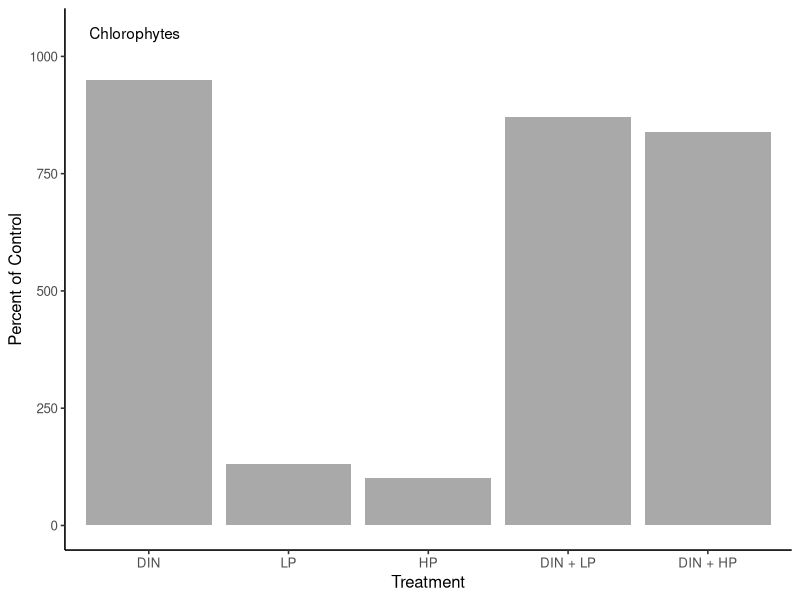
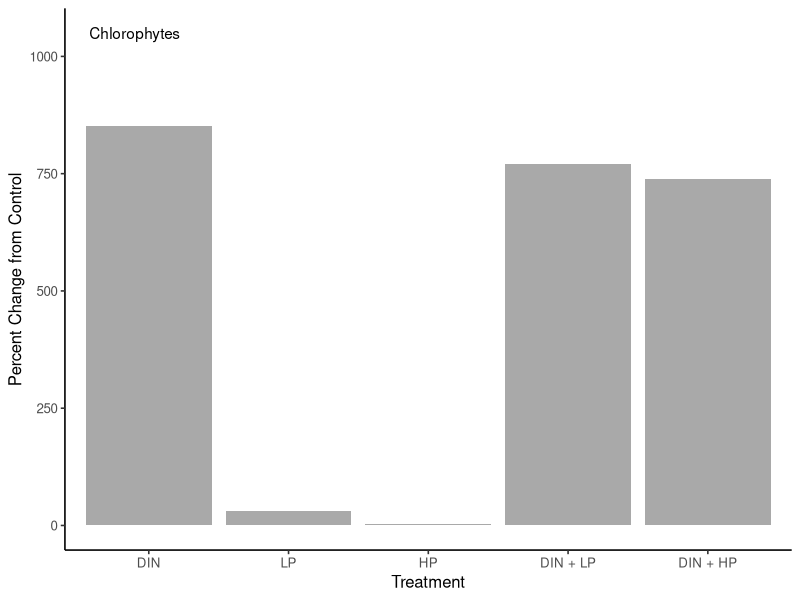
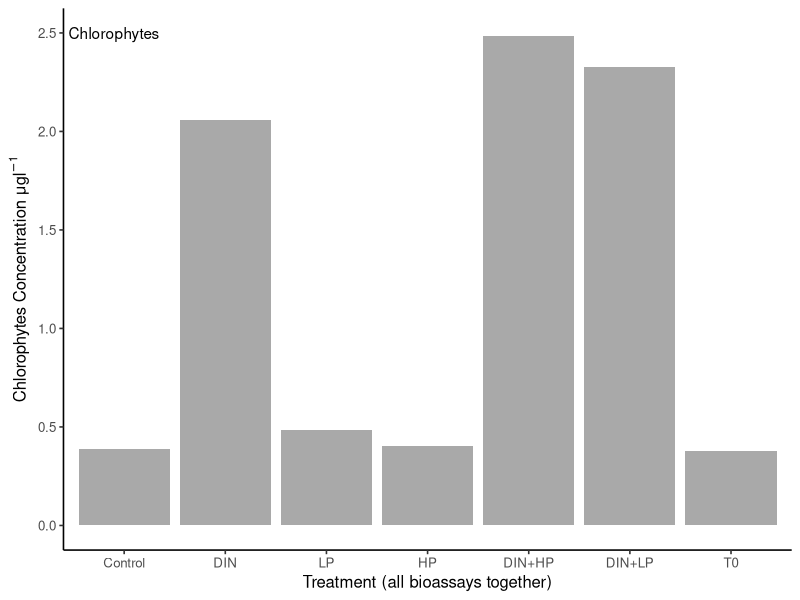
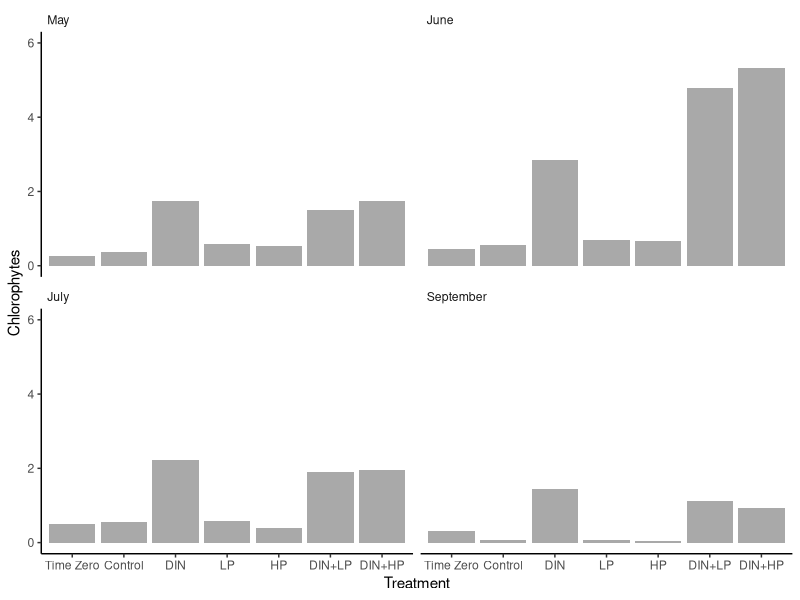
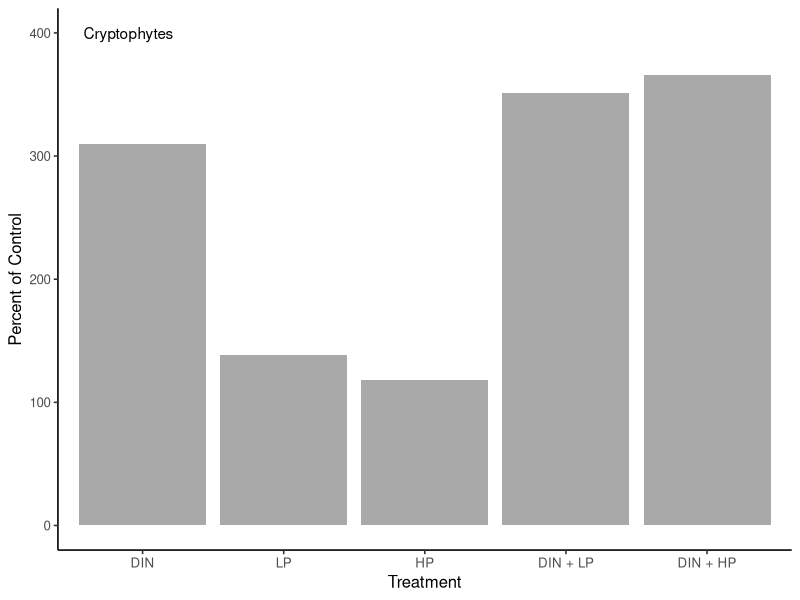
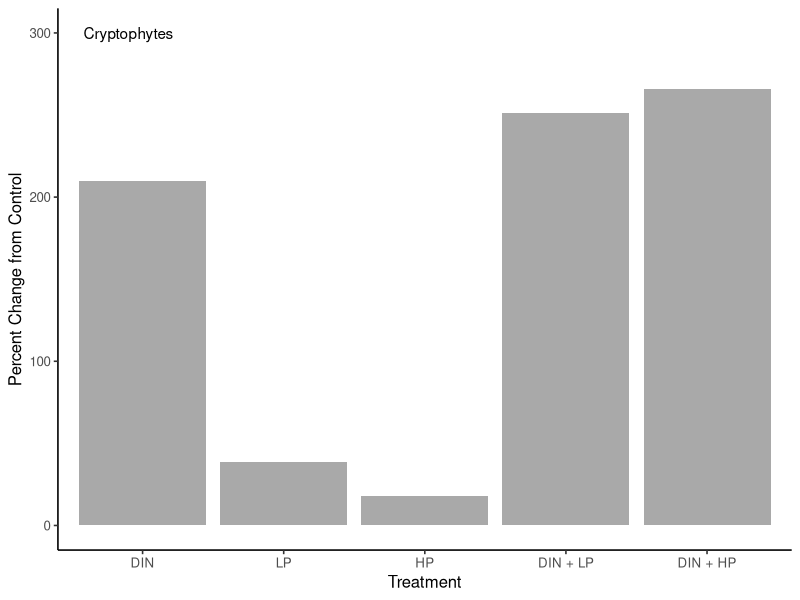
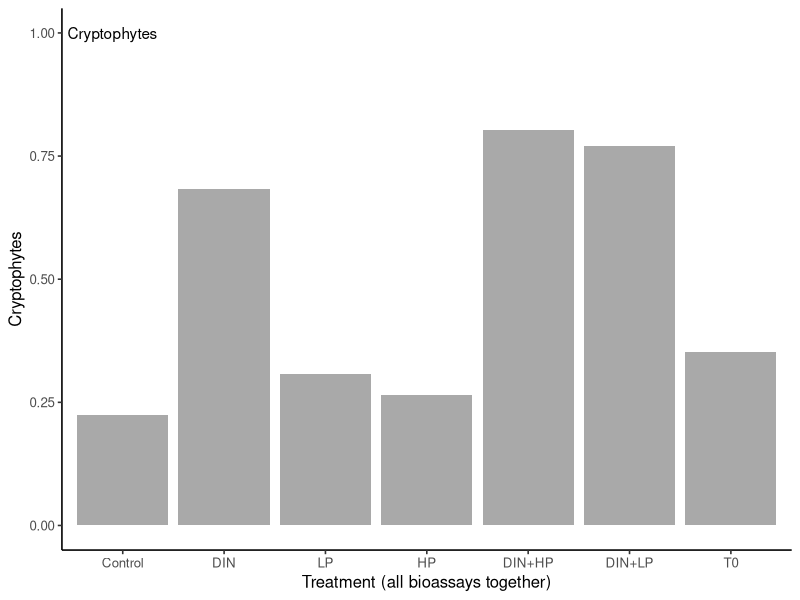
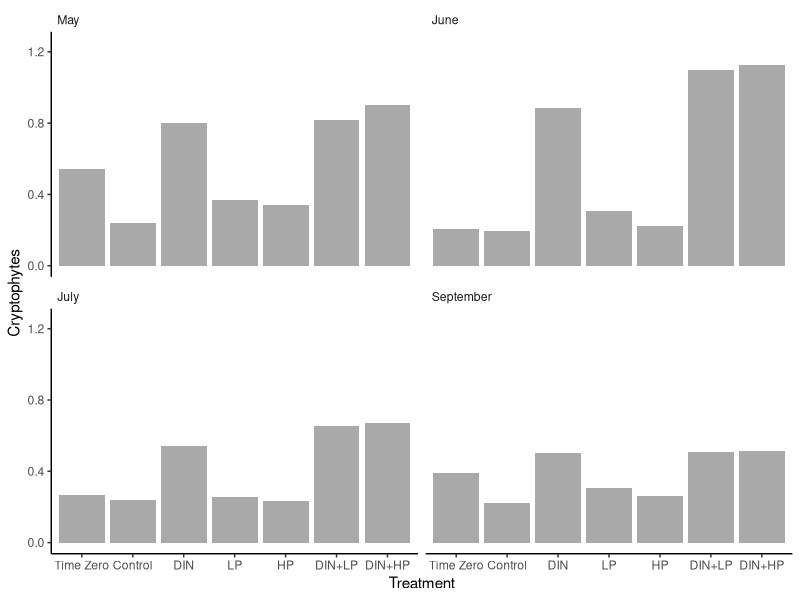

R code for these plots, in order:
#2023-12-08
#barplots for individual algal groups

library(tidyverse)
library(dplyr)
library(lubridate)
library(readxl)
library(ggplot2)
library(car)
library(rstatix)

#########################Chlorophytes

#import data

Chlorophytes = read_excel("data/Chemtax_by_group.xlsx", sheet = "Chlorophytes_percents")

summary(Chlorophytes)
glimpse(Chlorophytes)

Chlorophytes_avg = Chlorophytes %>%
  group_by(Treatment) %>%
  summarise(Percent_of_control_avg = mean(Percent_of_control),
            Percent_dif_from_control_avg = mean(Percent_dif_from_control))

#chlorophyte percent of control

Chloro_percent_control = ggplot() +
  geom_col(aes(x = fct_relevel(Treatment, "DIN", "LP", "HP", "DIN_LP", "DIN_HP"), 
               y = Percent_of_control_avg),
           fill = "darkgrey",
           data = Chlorophytes_avg) +
  xlab("Treatment") +
  ylab("Percent of Control") +
  scale_x_discrete(labels= c("DIN" = "DIN", "LP" = "LP", "HP" = "HP", "DIN_LP" = "DIN + LP", "DIN_HP" = "DIN + HP")) +
  annotate(geom="text", x=0.9, y=1050, label="Chlorophytes", color="black") +
  theme_classic(base_size = 12) 
ggsave(Chloro_percent_control, filename = "figures/Chloro_percent_control.png",
       device = "png", height = 7, width = 11)

#chloro percent difference from control

Chloro_percent_change_control = ggplot() +
  geom_col(aes(x = fct_relevel(Treatment, "DIN", "LP", "HP", "DIN_LP", "DIN_HP"), 
               y = Percent_dif_from_control_avg),
           fill = "darkgrey",
           data = Chlorophytes_avg) +
  xlab("Treatment") +
  ylab("Percent Change from Control") +
  scale_x_discrete(labels= c("DIN" = "DIN", "LP" = "LP", "HP" = "HP", "DIN_LP" = "DIN + LP", "DIN_HP" = "DIN + HP")) +
  annotate(geom="text", x=0.9, y=1050, label="Chlorophytes", color="black") +
  theme_classic(base_size = 12) 
ggsave(Chloro_percent_change_control, filename = "figures/Chloro_percent_change_control.png",
       device = "png", height = 7, width = 11)

#Chlorophyte mean concentration all bioassays

Chlorophytes_conc = read_excel("data/Chemtax_by_group.xlsx", sheet = "Chlorophytes_general")

summary(Chlorophytes_conc)
glimpse(Chlorophytes_conc)

Chlorophytes_conc_avg = Chlorophytes_conc %>%
  group_by(Group) %>%
  summarise(Concentration_avg = mean(Concentration))

Chloro_biomass_all = ggplot() +
  geom_col(aes(x = fct_relevel(Group, "T_0", "Control", "DIN", "LP", "HP", "DIN_LP", "DIN_HP"), 
               y = Concentration_avg),
           fill = "darkgrey",
           data = Chlorophytes_conc_avg) +
  xlab("Treatment (all bioassays together)") +
  ylab(expression(paste("Chlorophytes Concentration \u03BCg", l^-1))) +
  scale_x_discrete(labels= c("T_0" = "Time Zero", "Control" = "Control", "DIN" = "DIN", "LP" = "LP", "HP" = "HP", "DIN_LP" = "DIN + LP", "DIN_HP" = "DIN + HP")) +
  annotate(geom="text", x=0.9, y=2.5, label="Chlorophytes", color="black") +
  theme_classic(base_size = 12) 
ggsave(Chloro_biomass_all, filename = "figures/Chloro_biomass_all.png",
       device = "png", height = 7, width = 11)

#Chlorohpyte concentration by bioassay

all_bioassay = read_excel("data/Chemtax_by_group.xlsx", sheet = "Chlorophytes_concentration")

summary(all_bioassay)
glimpse(all_bioassay)

variable_names = list("1" = "May", "2" = "June", "3" = "July", "4" = "September")

variable_labeller = function(variable,value){
  return(variable_names[value])
}

Chloro_individual_bioassays = ggplot(data = all_bioassay, 
                            aes(x = fct_relevel(Treatment, "T0", "Control", "DIN", "LP", "HP", "DIN_LP", "DIN_HP"), y=Concentration_avg)) +
  geom_bar(stat='identity', fill="darkgrey") +
  xlab("Treatment") +
  ylab("Chlorophytes") +
  scale_x_discrete(labels= c("T0" = "Time Zero", "Control" = "Control", "DIN" = "DIN", "LP" = "LP", "HP" = "HP", "DIN_LP" = "DIN+LP", "DIN_HP" = "DIN+HP")) +
  facet_wrap(~factor(Bioassay, levels=c('1', '2', '3', '4')),  ncol=2, labeller=variable_labeller) +
  theme_classic(base_size = 11) +
  theme(strip.background = element_blank(), strip.text = element_text(hjust = 0)) + 
  ylim(0, 6)
ggsave(Chloro_individual_bioassays, filename = "figures/Chloro_individual_bioassays.png",
       device = "png", height = 7, width = 11)

################################Cryptophytes

#import data

Cryptophytes = read_excel("data/Chemtax_by_group.xlsx", sheet = "Cryptophytes_percents")

summary(Cryptophytes)
glimpse(Cryptophytes)

Cryptophytes_avg = Cryptophytes %>%
  group_by(Treatment) %>%
  summarise(Percent_of_control_avg = mean(Percent_of_control),
            Percent_dif_from_control_avg = mean(Percent_dif_from_control))

#Cryptophytes percent of control

Crypto_percent_control = ggplot() +
  geom_col(aes(x = fct_relevel(Treatment, "DIN", "LP", "HP", "DIN_LP", "DIN_HP"), 
               y = Percent_of_control_avg),
           fill = "darkgrey",
           data = Cryptophytes_avg) +
  xlab("Treatment") +
  ylab("Percent of Control") +
  scale_x_discrete(labels= c("DIN" = "DIN", "LP" = "LP", "HP" = "HP", "DIN_LP" = "DIN + LP", "DIN_HP" = "DIN + HP")) +
  annotate(geom="text", x=0.9, y=400, label="Cryptophytes", color="black") +
  theme_classic(base_size = 12) 
ggsave(Crypto_percent_control, filename = "figures/Crypto_percent_control.png",
       device = "png", height = 7, width = 11)

#crypto percent difference from control

Crypto_percent_change_control = ggplot() +
  geom_col(aes(x = fct_relevel(Treatment, "DIN", "LP", "HP", "DIN_LP", "DIN_HP"), 
               y = Percent_dif_from_control_avg),
           fill = "darkgrey",
           data = Cryptophytes_avg) +
  xlab("Treatment") +
  ylab("Percent Change from Control") +
  scale_x_discrete(labels= c("DIN" = "DIN", "LP" = "LP", "HP" = "HP", "DIN_LP" = "DIN + LP", "DIN_HP" = "DIN + HP")) +
  annotate(geom="text", x=0.9, y=300, label="Cryptophytes", color="black") +
  theme_classic(base_size = 12) 
ggsave(Crypto_percent_change_control, filename = "figures/Crypto_percent_change_control.png",
       device = "png", height = 7, width = 11)

#Cryptophytes mean concentration all bioassays

Cryptophytes_conc = read_excel("data/Chemtax_by_group.xlsx", sheet = "Cryptophytes_general")

summary(Cryptophytes_conc)
glimpse(Cryptophytes_conc)

Cryptophytes_conc_avg = Cryptophytes_conc %>%
  group_by(Group) %>%
  summarise(Concentration_avg = mean(Concentration))

Crypto_biomass_all = ggplot() +
  geom_col(aes(x = fct_relevel(Group, "T_0", "Control", "DIN", "LP", "HP", "DIN_LP", "DIN_HP"), 
               y = Concentration_avg),
           fill = "darkgrey",
           data = Cryptophytes_conc_avg) +
  xlab("Treatment (all bioassays together)") +
  ylab("Cryptophytes") +
  scale_x_discrete(labels= c("T_0" = "Time Zero", "Control" = "Control", "DIN" = "DIN", "LP" = "LP", "HP" = "HP", "DIN_LP" = "DIN + LP", "DIN_HP" = "DIN + HP")) +
  annotate(geom="text", x=0.9, y=1, label="Cryptophytes", color="black") +
  theme_classic(base_size = 12) 
ggsave(Crypto_biomass_all, filename = "figures/Crypto_biomass_all.png",
       device = "png", height = 7, width = 11)

#Cryptophytes concentration by bioassay

all_bioassay = read_excel("data/Chemtax_by_group.xlsx", sheet = "Cryptophytes_concentration")

summary(all_bioassay)
glimpse(all_bioassay)

variable_names = list("1" = "May", "2" = "June", "3" = "July", "4" = "September")

variable_labeller = function(variable,value){
  return(variable_names[value])
}

Crypto_individual_bioassays = ggplot(data = all_bioassay, 
                                     aes(x = fct_relevel(Treatment, "T0", "Control", "DIN", "LP", "HP", "DIN_LP", "DIN_HP"), y=Concentration_avg)) +
  geom_bar(stat='identity', fill="darkgrey") +
  xlab("Treatment") +
  ylab("Cryptophytes") +
  scale_x_discrete(labels= c("T0" = "Time Zero", "Control" = "Control", "DIN" = "DIN", "LP" = "LP", "HP" = "HP", "DIN_LP" = "DIN+LP", "DIN_HP" = "DIN+HP")) +
  facet_wrap(~factor(Bioassay, levels=c('1', '2', '3', '4')),  ncol=2, labeller=variable_labeller) +
  theme_classic(base_size = 11) +
  theme(strip.background = element_blank(), strip.text = element_text(hjust = 0)) + 
  ylim(0, 1.25)
ggsave(Crypto_individual_bioassays, filename = "figures/Crypto_individual_bioassays.png",
       device = "png", height = 7, width = 11)

################################Cyanobacteria

#import data

Cyanobacteria = read_excel("data/Chemtax_by_group.xlsx", sheet = "Cyanobacteria_percents")

summary(Cyanobacteria)
glimpse(Cyanobacteria)

Cyanobacteria_avg = Cyanobacteria %>%
  group_by(Treatment) %>%
  summarise(Percent_of_control_avg = mean(Percent_of_control),
            Percent_dif_from_control_avg = mean(Percent_dif_from_control))

#Cyanobacteria percent of control

Cyano_percent_control = ggplot() +
  geom_col(aes(x = fct_relevel(Treatment, "DIN", "LP", "HP", "DIN_LP", "DIN_HP"), 
               y = Percent_of_control_avg),
           fill = "darkgrey",
           data = Cyanobacteria_avg) +
  xlab("Treatment") +
  ylab("Percent of Control") +
  scale_x_discrete(labels= c("DIN" = "DIN", "LP" = "LP", "HP" = "HP", "DIN_LP" = "DIN + LP", "DIN_HP" = "DIN + HP")) +
  annotate(geom="text", x=0.9, y=140, label="Cyanobacteria", color="black") +
  theme_classic(base_size = 12) 
ggsave(Cyano_percent_control, filename = "figures/Cyano_percent_control.png",
       device = "png", height = 7, width = 11)

#cyano percent difference from control

Cyano_percent_change_control = ggplot() +
  geom_col(aes(x = fct_relevel(Treatment, "DIN", "LP", "HP", "DIN_LP", "DIN_HP"), 
               y = Percent_dif_from_control_avg),
           fill = "darkgrey",
           data = Cyanobacteria_avg) +
  xlab("Treatment") +
  ylab("Percent Change from Control") +
  scale_x_discrete(labels= c("DIN" = "DIN", "LP" = "LP", "HP" = "HP", "DIN_LP" = "DIN + LP", "DIN_HP" = "DIN + HP")) +
  annotate(geom="text", x=0.9, y=30, label="Cyanobacteria", color="black") +
  theme_classic(base_size = 12) 
ggsave(Cyano_percent_change_control, filename = "figures/Cyano_percent_change_control.png",
       device = "png", height = 7, width = 11)

#Cyanobacteria mean concentration all bioassays

Cyanobacteria_conc = read_excel("data/Chemtax_by_group.xlsx", sheet = "Cyanobacteria_general")

summary(Cyanobacteria_conc)
glimpse(Cyanobacteria_conc)

Cyanobacteria_conc_avg = Cyanobacteria_conc %>%
  group_by(Group) %>%
  summarise(Concentration_avg = mean(Concentration))

Cyano_biomass_all = ggplot() +
  geom_col(aes(x = fct_relevel(Group, "T_0", "Control", "DIN", "LP", "HP", "DIN_LP", "DIN_HP"), 
               y = Concentration_avg),
           fill = "darkgrey",
           data = Cyanobacteria_conc_avg) +
  xlab("Treatment (all bioassays together)") +
  ylab("Cyanobacteria") +
  scale_x_discrete(labels= c("T_0" = "Time Zero", "Control" = "Control", "DIN" = "DIN", "LP" = "LP", "HP" = "HP", "DIN_LP" = "DIN + LP", "DIN_HP" = "DIN + HP")) +
  annotate(geom="text", x=0.9, y=0.5, label="Cyanobacteria", color="black") +
  theme_classic(base_size = 12) 
ggsave(Cyano_biomass_all, filename = "figures/Cyano_biomass_all.png",
       device = "png", height = 7, width = 11)

#Cyanobacteria concentration by bioassay

all_bioassay = read_excel("data/Chemtax_by_group.xlsx", sheet = "Cyanobacteria_concentration")

summary(all_bioassay)
glimpse(all_bioassay)

variable_names = list("1" = "May", "2" = "June", "3" = "July", "4" = "September")

variable_labeller = function(variable,value){
  return(variable_names[value])
}

Cyano_individual_bioassays = ggplot(data = all_bioassay, 
                                     aes(x = fct_relevel(Treatment, "T0", "Control", "DIN", "LP", "HP", "DIN_LP", "DIN_HP"), y=Concentration_avg)) +
  geom_bar(stat='identity', fill="darkgrey") +
  xlab("Treatment") +
  ylab("Cyanobacteria") +
  scale_x_discrete(labels= c("T0" = "Time Zero", "Control" = "Control", "DIN" = "DIN", "LP" = "LP", "HP" = "HP", "DIN_LP" = "DIN+LP", "DIN_HP" = "DIN+HP")) +
  facet_wrap(~factor(Bioassay, levels=c('1', '2', '3', '4')),  ncol=2, labeller=variable_labeller) +
  theme_classic(base_size = 11) +
  theme(strip.background = element_blank(), strip.text = element_text(hjust = 0)) + 
  ylim(0, 1.2)
ggsave(Cyano_individual_bioassays, filename = "figures/Cyano_individual_bioassays.png",
       device = "png", height = 7, width = 11)

################################Diatoms

#import data

Diatoms = read_excel("data/Chemtax_by_group.xlsx", sheet = "Diatoms_percents")

summary(Diatoms)
glimpse(Diatoms)

Diatoms_avg = Diatoms %>%
  group_by(Treatment) %>%
  summarise(Percent_of_control_avg = mean(Percent_of_control),
            Percent_dif_from_control_avg = mean(Percent_dif_from_control))

#Diatoms percent of control

Diatoms_percent_control = ggplot() +
  geom_col(aes(x = fct_relevel(Treatment, "DIN", "LP", "HP", "DIN_LP", "DIN_HP"), 
               y = Percent_of_control_avg),
           fill = "darkgrey",
           data = Diatoms_avg) +
  xlab("Treatment") +
  ylab("Percent of Control") +
  scale_x_discrete(labels= c("DIN" = "DIN", "LP" = "LP", "HP" = "HP", "DIN_LP" = "DIN + LP", "DIN_HP" = "DIN + HP")) +
  annotate(geom="text", x=0.9, y=1500, label="Diatoms", color="black") +
  theme_classic(base_size = 12) 
ggsave(Diatoms_percent_control, filename = "figures/Diatoms_percent_control.png",
       device = "png", height = 7, width = 11)

#Diatoms percent difference from control

Diatoms_percent_change_control = ggplot() +
  geom_col(aes(x = fct_relevel(Treatment, "DIN", "LP", "HP", "DIN_LP", "DIN_HP"), 
               y = Percent_dif_from_control_avg),
           fill = "darkgrey",
           data = Diatoms_avg) +
  xlab("Treatment") +
  ylab("Percent Change from Control") +
  scale_x_discrete(labels= c("DIN" = "DIN", "LP" = "LP", "HP" = "HP", "DIN_LP" = "DIN + LP", "DIN_HP" = "DIN + HP")) +
  annotate(geom="text", x=0.9, y=1250, label="Diatoms", color="black") +
  theme_classic(base_size = 12) 
ggsave(Diatoms_percent_change_control, filename = "figures/Diatoms_percent_change_control.png",
       device = "png", height = 7, width = 11)

#Diatoms mean concentration all bioassays

Diatoms_conc = read_excel("data/Chemtax_by_group.xlsx", sheet = "Diatoms_general")

summary(Diatoms_conc)
glimpse(Diatoms_conc)

Diatoms_conc_avg = Diatoms_conc %>%
  group_by(Group) %>%
  summarise(Concentration_avg = mean(Concentration))

Diatoms_biomass_all = ggplot() +
  geom_col(aes(x = fct_relevel(Group, "T_0", "Control", "DIN", "LP", "HP", "DIN_LP", "DIN_HP"), 
               y = Concentration_avg),
           fill = "darkgrey",
           data = Diatoms_conc_avg) +
  xlab("Treatment (all bioassays together)") +
  ylab("Diatoms") +
  scale_x_discrete(labels= c("T_0" = "Time Zero", "Control" = "Control", "DIN" = "DIN", "LP" = "LP", "HP" = "HP", "DIN_LP" = "DIN + LP", "DIN_HP" = "DIN + HP")) +
  annotate(geom="text", x=0.9, y=30, label="Diatoms", color="black") +
  theme_classic(base_size = 12) 
ggsave(Diatoms_biomass_all, filename = "figures/Diatoms_biomass_all.png",
       device = "png", height = 7, width = 11)

#Diatoms concentration by bioassay

all_bioassay = read_excel("data/Chemtax_by_group.xlsx", sheet = "Diatoms_concentration")

summary(all_bioassay)
glimpse(all_bioassay)

variable_names = list("1" = "May", "2" = "June", "3" = "July", "4" = "September")

variable_labeller = function(variable,value){
  return(variable_names[value])
}

Diatoms_individual_bioassays = ggplot(data = all_bioassay, 
                                    aes(x = fct_relevel(Treatment, "T0", "Control", "DIN", "LP", "HP", "DIN_LP", "DIN_HP"), y=Concentration_avg)) +
  geom_bar(stat='identity', fill="darkgrey") +
  xlab("Treatment") +
  ylab("Diatoms") +
  scale_x_discrete(labels= c("T0" = "Time Zero", "Control" = "Control", "DIN" = "DIN", "LP" = "LP", "HP" = "HP", "DIN_LP" = "DIN+LP", "DIN_HP" = "DIN+HP")) +
  facet_wrap(~factor(Bioassay, levels=c('1', '2', '3', '4')),  ncol=2, labeller=variable_labeller) +
  theme_classic(base_size = 11) +
  theme(strip.background = element_blank(), strip.text = element_text(hjust = 0)) + 
  ylim(0, 45)
ggsave(Diatoms_individual_bioassays, filename = "figures/Diatoms_individual_bioassays.png",
       device = "png", height = 7, width = 11)

################################Dinoflagellates

#import data

Dinoflagellates = read_excel("data/Chemtax_by_group.xlsx", sheet = "Dinoflagellates_percents")

summary(Dinoflagellates)
glimpse(Dinoflagellates)

Dinoflagellates_avg = Dinoflagellates %>%
  group_by(Treatment) %>%
  summarise(Percent_of_control_avg = mean(Percent_of_control),
            Percent_dif_from_control_avg = mean(Percent_dif_from_control))

#Dinoflagellates percent of control

Dinoflagellates_percent_control = ggplot() +
  geom_col(aes(x = fct_relevel(Treatment, "DIN", "LP", "HP", "DIN_LP", "DIN_HP"), 
               y = Percent_of_control_avg),
           fill = "darkgrey",
           data = Dinoflagellates_avg) +
  xlab("Treatment") +
  ylab("Percent of Control") +
  scale_x_discrete(labels= c("DIN" = "DIN", "LP" = "LP", "HP" = "HP", "DIN_LP" = "DIN + LP", "DIN_HP" = "DIN + HP")) +
  annotate(geom="text", x=0.9, y=1700, label="Dinoflagellates", color="black") +
  theme_classic(base_size = 12) 
ggsave(Dinoflagellates_percent_control, filename = "figures/Dinoflagellates_percent_control.png",
       device = "png", height = 7, width = 11)

#Dinoflagellates percent difference from control

Dinoflagellates_percent_change_control = ggplot() +
  geom_col(aes(x = fct_relevel(Treatment, "DIN", "LP", "HP", "DIN_LP", "DIN_HP"), 
               y = Percent_dif_from_control_avg),
           fill = "darkgrey",
           data = Dinoflagellates_avg) +
  xlab("Treatment") +
  ylab("Percent Change from Control") +
  scale_x_discrete(labels= c("DIN" = "DIN", "LP" = "LP", "HP" = "HP", "DIN_LP" = "DIN + LP", "DIN_HP" = "DIN + HP")) +
  annotate(geom="text", x=0.9, y=1600, label="Dinoflagellates", color="black") +
  theme_classic(base_size = 12) 
ggsave(Dinoflagellates_percent_change_control, filename = "figures/Dinoflagellates_percent_change_control.png",
       device = "png", height = 7, width = 11)

#Dinoflagellates mean concentration all bioassays

Dinoflagellates_conc = read_excel("data/Chemtax_by_group.xlsx", sheet = "Dinoflagellates_general")

summary(Dinoflagellates_conc)
glimpse(Dinoflagellates_conc)

Dinoflagellates_conc_avg = Dinoflagellates_conc %>%
  group_by(Group) %>%
  summarise(Concentration_avg = mean(Concentration))

Dinoflagellates_biomass_all = ggplot() +
  geom_col(aes(x = fct_relevel(Group, "T_0", "Control", "DIN", "LP", "HP", "DIN_LP", "DIN_HP"), 
               y = Concentration_avg),
           fill = "darkgrey",
           data = Dinoflagellates_conc_avg) +
  xlab("Treatment (all bioassays together)") +
  ylab("Dinoflagellates") +
  scale_x_discrete(labels= c("T_0" = "Time Zero", "Control" = "Control", "DIN" = "DIN", "LP" = "LP", "HP" = "HP", "DIN_LP" = "DIN + LP", "DIN_HP" = "DIN + HP")) +
  annotate(geom="text", x=0.9, y=0.15, label="Dinoflagellates", color="black") +
  theme_classic(base_size = 12) 
ggsave(Dinoflagellates_biomass_all, filename = "figures/Dinoflagellates_biomass_all.png",
       device = "png", height = 7, width = 11)

#Dinoflagellates concentration by bioassay

all_bioassay = read_excel("data/Chemtax_by_group.xlsx", sheet = "Dinoflagellates_concentration")

summary(all_bioassay)
glimpse(all_bioassay)

variable_names = list("1" = "May", "2" = "June", "3" = "July", "4" = "September")

variable_labeller = function(variable,value){
  return(variable_names[value])
}

Dinoflagellates_individual_bioassays = ggplot(data = all_bioassay, 
                                      aes(x = fct_relevel(Treatment, "T0", "Control", "DIN", "LP", "HP", "DIN_LP", "DIN_HP"), y=Concentration_avg)) +
  geom_bar(stat='identity', fill="darkgrey") +
  xlab("Treatment") +
  ylab("Dinoflagellates") +
  scale_x_discrete(labels= c("T0" = "Time Zero", "Control" = "Control", "DIN" = "DIN", "LP" = "LP", "HP" = "HP", "DIN_LP" = "DIN+LP", "DIN_HP" = "DIN+HP")) +
  facet_wrap(~factor(Bioassay, levels=c('1', '2', '3', '4')),  ncol=2, labeller=variable_labeller) +
  theme_classic(base_size = 11) +
  theme(strip.background = element_blank(), strip.text = element_text(hjust = 0)) + 
  ylim(0, 0.25)
ggsave(Dinoflagellates_individual_bioassays, filename = "figures/Dinoflagellates_individual_bioassays.png",
       device = "png", height = 7, width = 11)

################################Prasinophytes

#import data

Prasinophytes = read_excel("data/Chemtax_by_group.xlsx", sheet = "Prasinophytes_percents")

summary(Prasinophytes)
glimpse(Prasinophytes)

Prasinophytes_avg = Prasinophytes %>%
  group_by(Treatment) %>%
  summarise(Percent_of_control_avg = mean(Percent_of_control),
            Percent_dif_from_control_avg = mean(Percent_dif_from_control))

#Prasinophytes percent of control

Prasinophytes_percent_control = ggplot() +
  geom_col(aes(x = fct_relevel(Treatment, "DIN", "LP", "HP", "DIN_LP", "DIN_HP"), 
               y = Percent_of_control_avg),
           fill = "darkgrey",
           data = Prasinophytes_avg) +
  xlab("Treatment") +
  ylab("Percent of Control") +
  scale_x_discrete(labels= c("DIN" = "DIN", "LP" = "LP", "HP" = "HP", "DIN_LP" = "DIN + LP", "DIN_HP" = "DIN + HP")) +
  annotate(geom="text", x=0.9, y=1000, label="Prasinophytes", color="black") +
  theme_classic(base_size = 12) 
ggsave(Prasinophytes_percent_control, filename = "figures/Prasinophytes_percent_control.png",
       device = "png", height = 7, width = 11)

#Prasinophytes percent difference from control

Prasinophytes_percent_change_control = ggplot() +
  geom_col(aes(x = fct_relevel(Treatment, "DIN", "LP", "HP", "DIN_LP", "DIN_HP"), 
               y = Percent_dif_from_control_avg),
           fill = "darkgrey",
           data = Prasinophytes_avg) +
  xlab("Treatment") +
  ylab("Percent Change from Control") +
  scale_x_discrete(labels= c("DIN" = "DIN", "LP" = "LP", "HP" = "HP", "DIN_LP" = "DIN + LP", "DIN_HP" = "DIN + HP")) +
  annotate(geom="text", x=0.9, y=900, label="Prasinophytes", color="black") +
  theme_classic(base_size = 12) 
ggsave(Prasinophytes_percent_change_control, filename = "figures/Prasinophytes_percent_change_control.png",
       device = "png", height = 7, width = 11)

#Prasinophytes mean concentration all bioassays

Prasinophytes_conc = read_excel("data/Chemtax_by_group.xlsx", sheet = "Prasinophytes_general")

summary(Prasinophytes_conc)
glimpse(Prasinophytes_conc)

Prasinophytes_conc_avg = Prasinophytes_conc %>%
  group_by(Group) %>%
  summarise(Concentration_avg = mean(Concentration))

Prasinophytes_biomass_all = ggplot() +
  geom_col(aes(x = fct_relevel(Group, "T_0", "Control", "DIN", "LP", "HP", "DIN_LP", "DIN_HP"), 
               y = Concentration_avg),
           fill = "darkgrey",
           data = Prasinophytes_conc_avg) +
  xlab("Treatment (all bioassays together)") +
  ylab("Prasinophytes") +
  scale_x_discrete(labels= c("T_0" = "Time Zero", "Control" = "Control", "DIN" = "DIN", "LP" = "LP", "HP" = "HP", "DIN_LP" = "DIN + LP", "DIN_HP" = "DIN + HP")) +
  annotate(geom="text", x=0.9, y=1.65, label="Prasinophytes", color="black") +
  theme_classic(base_size = 12) 
ggsave(Prasinophytes_biomass_all, filename = "figures/Prasinophytes_biomass_all.png",
       device = "png", height = 7, width = 11)

#Prasinophytes concentration by bioassay

all_bioassay = read_excel("data/Chemtax_by_group.xlsx", sheet = "Prasinophytes_concentration")

summary(all_bioassay)
glimpse(all_bioassay)

variable_names = list("1" = "May", "2" = "June", "3" = "July", "4" = "September")

variable_labeller = function(variable,value){
  return(variable_names[value])
}

Prasinophytes_individual_bioassays = ggplot(data = all_bioassay, 
                                              aes(x = fct_relevel(Treatment, "T0", "Control", "DIN", "LP", "HP", "DIN_LP", "DIN_HP"), y=Concentration_avg)) +
  geom_bar(stat='identity', fill="darkgrey") +
  xlab("Treatment") +
  ylab("Prasinophytes") +
  scale_x_discrete(labels= c("T0" = "Time Zero", "Control" = "Control", "DIN" = "DIN", "LP" = "LP", "HP" = "HP", "DIN_LP" = "DIN+LP", "DIN_HP" = "DIN+HP")) +
  facet_wrap(~factor(Bioassay, levels=c('1', '2', '3', '4')),  ncol=2, labeller=variable_labeller) +
  theme_classic(base_size = 11) +
  theme(strip.background = element_blank(), strip.text = element_text(hjust = 0)) + 
  ylim(0, 2.6)
ggsave(Prasinophytes_individual_bioassays, filename = "figures/Prasinophytes_individual_bioassays.png",
       device = "png", height = 7, width = 11)

################################Euglenophytes

#import data

Euglenophytes = read_excel("data/Chemtax_by_group.xlsx", sheet = "Euglenophytes_percents")

summary(Euglenophytes)
glimpse(Euglenophytes)

Euglenophytes_avg = Euglenophytes %>%
  group_by(Treatment) %>%
  summarise(Percent_of_control_avg = mean(Percent_of_control),
            Percent_dif_from_control_avg = mean(Percent_dif_from_control))

#Euglenophytes percent of control

Euglenophytes_percent_control = ggplot() +
  geom_col(aes(x = fct_relevel(Treatment, "DIN", "LP", "HP", "DIN_LP", "DIN_HP"), 
               y = Percent_of_control_avg),
           fill = "darkgrey",
           data = Euglenophytes_avg) +
  xlab("Treatment") +
  ylab("Percent of Control") +
  scale_x_discrete(labels= c("DIN" = "DIN", "LP" = "LP", "HP" = "HP", "DIN_LP" = "DIN + LP", "DIN_HP" = "DIN + HP")) +
  annotate(geom="text", x=0.9, y=425, label="Euglenophytes", color="black") +
  theme_classic(base_size = 12) 
ggsave(Euglenophytes_percent_control, filename = "figures/Euglenophytes_percent_control.png",
       device = "png", height = 7, width = 11)

#Euglenophytes percent difference from control

Euglenophytes_percent_change_control = ggplot() +
  geom_col(aes(x = fct_relevel(Treatment, "DIN", "LP", "HP", "DIN_LP", "DIN_HP"), 
               y = Percent_dif_from_control_avg),
           fill = "darkgrey",
           data = Euglenophytes_avg) +
  xlab("Treatment") +
  ylab("Percent Change from Control") +
  scale_x_discrete(labels= c("DIN" = "DIN", "LP" = "LP", "HP" = "HP", "DIN_LP" = "DIN + LP", "DIN_HP" = "DIN + HP")) +
  annotate(geom="text", x=0.9, y=325, label="Euglenophytes", color="black") +
  theme_classic(base_size = 12) 
ggsave(Euglenophytes_percent_change_control, filename = "figures/Euglenophytes_percent_change_control.png",
       device = "png", height = 7, width = 11)

#Euglenophytes mean concentration all bioassays

Euglenophytes_conc = read_excel("data/Chemtax_by_group.xlsx", sheet = "Euglenophytes_general")

summary(Euglenophytes_conc)
glimpse(Euglenophytes_conc)

Euglenophytes_conc_avg = Euglenophytes_conc %>%
  group_by(Group) %>%
  summarise(Concentration_avg = mean(Concentration))

Euglenophytes_biomass_all = ggplot() +
  geom_col(aes(x = fct_relevel(Group, "T_0", "Control", "DIN", "LP", "HP", "DIN_LP", "DIN_HP"), 
               y = Concentration_avg),
           fill = "darkgrey",
           data = Euglenophytes_conc_avg) +
  xlab("Treatment (all bioassays together)") +
  ylab("Euglenophytes") +
  scale_x_discrete(labels= c("T_0" = "Time Zero", "Control" = "Control", "DIN" = "DIN", "LP" = "LP", "HP" = "HP", "DIN_LP" = "DIN + LP", "DIN_HP" = "DIN + HP")) +
  annotate(geom="text", x=0.9, y=0.7, label="Euglenophytes", color="black") +
  theme_classic(base_size = 12) 
ggsave(Euglenophytes_biomass_all, filename = "figures/Euglenophytes_biomass_all.png",
       device = "png", height = 7, width = 11)

#Euglenophytes concentration by bioassay

all_bioassay = read_excel("data/Chemtax_by_group.xlsx", sheet = "Euglenophytes_concentration")

summary(all_bioassay)
glimpse(all_bioassay)

variable_names = list("1" = "May", "2" = "June", "3" = "July", "4" = "September")

variable_labeller = function(variable,value){
  return(variable_names[value])
}

Euglenophytes_individual_bioassays = ggplot(data = all_bioassay, 
                                            aes(x = fct_relevel(Treatment, "T0", "Control", "DIN", "LP", "HP", "DIN_LP", "DIN_HP"), y=Concentration_avg)) +
  geom_bar(stat='identity', fill="darkgrey") +
  xlab("Treatment") +
  ylab("Euglenophytes") +
  scale_x_discrete(labels= c("T0" = "Time Zero", "Control" = "Control", "DIN" = "DIN", "LP" = "LP", "HP" = "HP", "DIN_LP" = "DIN+LP", "DIN_HP" = "DIN+HP")) +
  facet_wrap(~factor(Bioassay, levels=c('1', '2', '3', '4')),  ncol=2, labeller=variable_labeller) +
  theme_classic(base_size = 11) +
  theme(strip.background = element_blank(), strip.text = element_text(hjust = 0)) + 
  ylim(0, 1.15)
ggsave(Euglenophytes_individual_bioassays, filename = "figures/Euglenophytes_individual_bioassays.png",
       device = "png", height = 7, width = 11)

################################Haptophytes

#import data

Haptophytes = read_excel("data/Chemtax_by_group.xlsx", sheet = "Haptophytes_percents")

summary(Haptophytes)
glimpse(Haptophytes)

Haptophytes_avg = Haptophytes %>%
  group_by(Treatment) %>%
  summarise(Percent_of_control_avg = mean(Percent_of_control),
            Percent_dif_from_control_avg = mean(Percent_dif_from_control))

#Haptophytes percent of control

Haptophytes_percent_control = ggplot() +
  geom_col(aes(x = fct_relevel(Treatment, "DIN", "LP", "HP", "DIN_LP", "DIN_HP"), 
               y = Percent_of_control_avg),
           fill = "darkgrey",
           data = Haptophytes_avg) +
  xlab("Treatment") +
  ylab("Percent of Control") +
  scale_x_discrete(labels= c("DIN" = "DIN", "LP" = "LP", "HP" = "HP", "DIN_LP" = "DIN + LP", "DIN_HP" = "DIN + HP")) +
  annotate(geom="text", x=0.9, y=1100, label="Haptophytes", color="black") +
  theme_classic(base_size = 12) 
ggsave(Haptophytes_percent_control, filename = "figures/Haptophytes_percent_control.png",
       device = "png", height = 7, width = 11)

#Haptophytes percent difference from control

Haptophytes_percent_change_control = ggplot() +
  geom_col(aes(x = fct_relevel(Treatment, "DIN", "LP", "HP", "DIN_LP", "DIN_HP"), 
               y = Percent_dif_from_control_avg),
           fill = "darkgrey",
           data = Haptophytes_avg) +
  xlab("Treatment") +
  ylab("Percent Change from Control") +
  scale_x_discrete(labels= c("DIN" = "DIN", "LP" = "LP", "HP" = "HP", "DIN_LP" = "DIN + LP", "DIN_HP" = "DIN + HP")) +
  annotate(geom="text", x=0.9, y=1000, label="Haptophytes", color="black") +
  theme_classic(base_size = 12) 
ggsave(Haptophytes_percent_change_control, filename = "figures/Haptophytes_percent_change_control.png",
       device = "png", height = 7, width = 11)

#Haptophytes mean concentration all bioassays

Haptophytes_conc = read_excel("data/Chemtax_by_group.xlsx", sheet = "Haptophytes_general")

summary(Haptophytes_conc)
glimpse(Haptophytes_conc)

Haptophytes_conc_avg = Haptophytes_conc %>%
  group_by(Group) %>%
  summarise(Concentration_avg = mean(Concentration))

Haptophytes_biomass_all = ggplot() +
  geom_col(aes(x = fct_relevel(Group, "T_0", "Control", "DIN", "LP", "HP", "DIN_LP", "DIN_HP"), 
               y = Concentration_avg),
           fill = "darkgrey",
           data = Haptophytes_conc_avg) +
  xlab("Treatment (all bioassays together)") +
  ylab("Haptophytes") +
  scale_x_discrete(labels= c("T_0" = "Time Zero", "Control" = "Control", "DIN" = "DIN", "LP" = "LP", "HP" = "HP", "DIN_LP" = "DIN + LP", "DIN_HP" = "DIN + HP")) +
  annotate(geom="text", x=0.9, y=1.6, label="Haptophytes", color="black") +
  theme_classic(base_size = 12) 
ggsave(Haptophytes_biomass_all, filename = "figures/Haptophytes_biomass_all.png",
       device = "png", height = 7, width = 11)

#Haptophytes concentration by bioassay

all_bioassay = read_excel("data/Chemtax_by_group.xlsx", sheet = "Haptophytes_concentration")

summary(all_bioassay)
glimpse(all_bioassay)

variable_names = list("1" = "May", "2" = "June", "3" = "July", "4" = "September")

variable_labeller = function(variable,value){
  return(variable_names[value])
}

Haptophytes_individual_bioassays = ggplot(data = all_bioassay, 
                                            aes(x = fct_relevel(Treatment, "T0", "Control", "DIN", "LP", "HP", "DIN_LP", "DIN_HP"), y=Concentration_avg)) +
  geom_bar(stat='identity', fill="darkgrey") +
  xlab("Treatment") +
  ylab("Haptophytes") +
  scale_x_discrete(labels= c("T0" = "Time Zero", "Control" = "Control", "DIN" = "DIN", "LP" = "LP", "HP" = "HP", "DIN_LP" = "DIN+LP", "DIN_HP" = "DIN+HP")) +
  facet_wrap(~factor(Bioassay, levels=c('1', '2', '3', '4')),  ncol=2, labeller=variable_labeller) +
  theme_classic(base_size = 11) +
  theme(strip.background = element_blank(), strip.text = element_text(hjust = 0)) + 
  ylim(0, 3.4)
ggsave(Haptophytes_individual_bioassays, filename = "figures/Haptophytes_individual_bioassays.png",
       device = "png", height = 7, width = 11)
